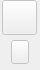
       <widget class="QWidget" name="w2_10" native="true">
        <property name="sizePolicy">
         <sizepolicy hsizetype="Fixed" vsizetype="Fixed">
          <horstretch>0</horstretch>
          <verstretch>0</verstretch>
         </sizepolicy>
        </property>
        <property name="minimumSize">
         <size>
          <width>40</width>
          <height>70</height>
         </size>
        </property>
        <property name="maximumSize">
         <size>
          <width>40</width>
          <height>70</height>
         </size>
        </property>
        <layout class="QVBoxLayout" name="verticalLayout_w2_10">
         <property name="spacing">
          <number>0</number>
         </property>
         <property name="leftMargin">
          <number>0</number>
         </property>
         <property name="topMargin">
          <number>0</number>
         </property>
         <property name="rightMargin">
          <number>0</number>
         </property>
         <property name="bottomMargin">
          <number>0</number>
         </property>
         <item>
          <widget class="QWidget" name="w2_top_10" native="true">
           <layout class="QHBoxLayout" name="horizontalLayout_w2_top_10">
            <property name="spacing">
             <number>0</number>
            </property>
            <property name="leftMargin">
             <number>0</number>
            </property>
            <property name="topMargin">
             <number>0</number>
            </property>
            <property name="rightMargin">
             <number>0</number>
            </property>
            <property name="bottomMargin">
             <number>0</number>
            </property>
            <item>
             <spacer name="horizontalSpacer_61">
              <property name="orientation">
               <enum>Qt::Horizontal</enum>
              </property>
              <property name="sizeHint" stdset="0">
               <size>
                <width>40</width>
                <height>20</height>
               </size>
              </property>
             </spacer>
            </item>
            <item>
             <widget class="QPushButton" name="pushButton_circle_4_5">
              <property name="enabled">
               <bool>false</bool>
              </property>
              <property name="sizePolicy">
               <sizepolicy hsizetype="Fixed" vsizetype="Fixed">
                <horstretch>0</horstretch>
                <verstretch>0</verstretch>
               </sizepolicy>
              </property>
              <property name="minimumSize">
               <size>
                <width>35</width>
                <height>35</height>
               </size>
              </property>
              <property name="maximumSize">
               <size>
                <width>35</width>
                <height>35</height>
               </size>
              </property>
              <property name="focusPolicy">
               <enum>Qt::NoFocus</enum>
              </property>
              <property name="styleSheet">
               <string notr="true">QPushButton:!checked{
border-image: url(:/circle_unchecked.svg);
}
QPushButton:checked{
border-image: url(:/circle_checked.svg);
}
</string>
              </property>
              <property name="text">
               <string/>
              </property>
              <property name="checkable">
               <bool>true</bool>
              </property>
             </widget>
            </item>
            <item>
             <spacer name="horizontalSpacer_62">
              <property name="orientation">
               <enum>Qt::Horizontal</enum>
              </property>
              <property name="sizeHint" stdset="0">
               <size>
                <width>40</width>
                <height>20</height>
               </size>
              </property>
             </spacer>
            </item>
           </layout>
          </widget>
         </item>
         <item>
          <widget class="QWidget" name="w2_bottom_10" native="true">
           <layout class="QHBoxLayout" name="horizontalLayout_w2_bottom_10">
            <property name="spacing">
             <number>0</number>
            </property>
            <property name="leftMargin">
             <number>0</number>
            </property>
            <property name="topMargin">
             <number>0</number>
            </property>
            <property name="rightMargin">
             <number>0</number>
            </property>
            <property name="bottomMargin">
             <number>0</number>
            </property>
            <item>
             <spacer name="horizontalSpacer_63">
              <property name="orientation">
               <enum>Qt::Horizontal</enum>
              </property>
              <property name="sizeHint" stdset="0">
               <size>
                <width>40</width>
                <height>20</height>
               </size>
              </property>
             </spacer>
            </item>
            <item>
             <widget class="QPushButton" name="pushButton_arrow_4_5">
              <property name="enabled">
               <bool>false</bool>
              </property>
              <property name="sizePolicy">
               <sizepolicy hsizetype="Fixed" vsizetype="Fixed">
                <horstretch>0</horstretch>
                <verstretch>0</verstretch>
               </sizepolicy>
              </property>
              <property name="minimumSize">
               <size>
                <width>18</width>
                <height>24</height>
               </size>
              </property>
              <property name="maximumSize">
               <size>
                <width>18</width>
                <height>24</height>
               </size>
              </property>
              <property name="styleSheet">
               <string notr="true">QPushButton:!checked{
border-image: url(:/null.svg);
}
QPushButton:checked{
border-image: url(:/arrow.svg);
}
</string>
              </property>
              <property name="text">
               <string/>
              </property>
              <property name="checkable">
               <bool>true</bool>
              </property>
             </widget>
            </item>
            <item>
             <spacer name="horizontalSpacer_64">
              <property name="orientation">
               <enum>Qt::Horizontal</enum>
              </property>
              <property name="sizeHint" stdset="0">
               <size>
                <width>40</width>
                <height>20</height>
               </size>
              </property>
             </spacer>
            </item>
           </layout>
          </widget>
         </item>
        </layout>
       </widget>
